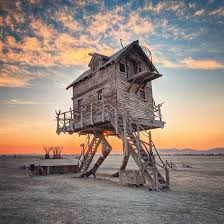
#> input picture download.jpg, 224 x 224 px
$ jupyter execute 'Extracting Dominant Color.ipynb'
#> lines starting #> are read from the running program, lines starting #| are printed output that depends on the picture
[cell 1]
import numpy as np
import pandas as pd
import matplotlib.pyplot as plt
import cv2

[cell 2]
img = cv2.imread('download.jpg')
#> img is the input picture: shape (224, 224, 3); mean B, G, R 123.8, 133.5, 149.4
original_shape = img.shape
#> original_shape = (224, 224, 3)
print(original_shape)
#| (224, 224, 3)
im = img.reshape(-1,3)
print(im.shape)
#| (50176, 3)

[cell 3]
k = 10
from sklearn.cluster import KMeans
km = KMeans(n_clusters=k)

[cell 4]
km.fit(im)

[cell 5]
centers = km.cluster_centers_

[cell 6]
cen = np.array(centers,dtype = 'uint8')

[cell 7]
print(cen)

[cell 8]
ix = 1
color = []
for i in cen:
    plt.subplot(1,k,ix)
    plt.axis('off')
    color.append(i)
    ix +=1
    ze = np.zeros((100,100,3),dtype = 'uint8')
    ze[:,:,:] = i
    plt.imshow(ze)
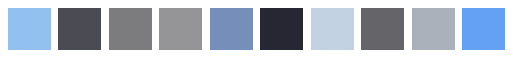
#> figure drawn by matplotlib, 10 panels

[cell 9]
new_img = np.zeros((50176,3),dtype = 'uint8')

[cell 10]
label = km.labels_

[cell 11]
for i in range(new_img.shape[0]):
    new_img[i] = color[label[i]]
new_img = new_img.reshape(original_shape)
plt.imshow(new_img)
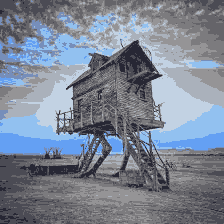
#> shown: shape (224, 224, 3); mean R, G, B 123.4, 133.1, 148.9
